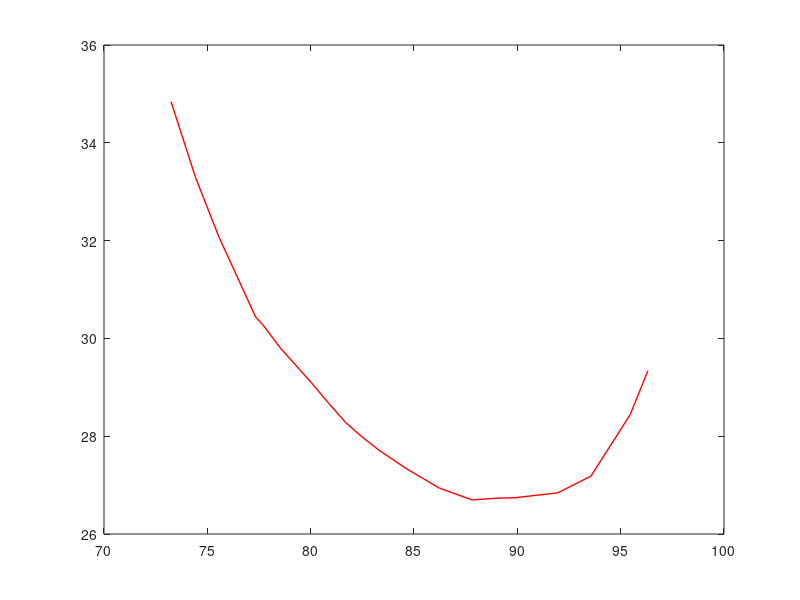

Reproduce this figure in MATLAB. (Note: this script raises an error after producing the figure.)
% Routine-2: (Imp: Don't clear workspace variables)
% This part of the routine generates the dense points for the updip (User defined) and downdip (Slab 2.0) traces of the Himalayan megathrust
% Important for calculating distance and assign depth values to the points in between the polygon (both updip and downdip)
% Depth for each point=(dtop/(dtop+dbotm))*(Dmax) : Dmax will be gathered from the depth values from downdip boundary of Slab 2.0 

% by D. Panda (19 Apr, 2023)

%%

addpath(genpath(pwd));

%%
% User provideed updip trace of the polygon boundary of Himalayas (May obtain from the Blocks software)

A=load("segments_him.txt");  % Load the txt file containing Lon, Lat values (i.e., Updip boundary)
lon=A(:,1);
lat=A(:,2);
plot(lon,lat,'r','LineWidth',1)

lon_lat_f=make_dense_points(A);  % Function "make_dense_points" adds multiple points in between the User given points
lon_lat_f(:,3)=0;    % Assign depth values to each points (0 = At surface)

figure (1)
scatter(lon_lat_f(:,1),lon_lat_f(:,2),25,'b','o')
title('Dense Updip Boundary')

%% Loaing the USGS Slab 2.0 grid file and removing the NaN points from the grid

file='him_slab2_dep_02.24.18.grd'   % Input Slab 2.0 file
[lon,lat,dep]=grdread2(file);
[x,y] = meshgrid(lon,lat);
figure (2)
scatter3(x(:),y(:),dep(:),5)
title('Himalaya USGS Slab 2.0 Grid')

% Finding Lat/Lon values with finite depth values (Removing the NaNs in the grid file)

lon2=x(:);
lat2=y(:);
dep2=dep(:);

a4=find(~isnan(dep2));
lon3=lon2(a4);
lat3=lat2(a4);
dep3=dep2(a4);
figure (3)
scatter(lon3,lat3,10)
title('Himalaya USGS Slab 2.0 Grid in 2D (No NaNs)')

%% Tracing the outline/boundary of the grid data points (or polygon)

sf = 1; % Shrinking factor [1 : Perfectly mimicks boundary; Can be lower to smoothen the outline, Maximum value can be 1]
k = boundary(lon3,lat3,sf); % Considered sf=1, to get dense points to calculate distance from updip/downdip boundary 
figure (4)
scatter(lon3,lat3,10)
hold on;
plot(lon3(k), lat3(k), 'r', 'LineWidth', 2);
title('Boundary/Outline for Himalaya USGS Slab 2.0 Grid')


%% Extracting Lat, Lon, Depth data for all the points along the Polygon boundary (Required to separate the downdip edge boundary) 
% Extracts the downdip edge boubdary as a function of depth values

data_botm=[lon3(k), lat3(k), dep3(k)];
lon_botm=data_botm(:,1);
lat_botm=data_botm(:,2);
dep_botm=data_botm(:,3)*(-1);  % Depths are considered positive
val=26.5;                      % Vary this value to check if the downdip boundary is selected properly

p=find(dep_botm>=val);
data_botm2=[lon_botm(p), lat_botm(p), dep_botm(p)];
figure (5)
plot(lon3(k), lat3(k), 'r', 'LineWidth', 1);
hold on
plot(data_botm2(:,1), data_botm2(:,2), '-bx', 'LineWidth', 1);
title('Downdip Edge boundary (Not Perfect)')

%% Manual step 1: Remove few points on either corner of the boundary for a perfect downdip boundary 

nw=[1:10];
ne=[length(data_botm2)-5:length(data_botm2)];
data_botm2([nw,ne],:)=[];
figure (6)
plot(lon3(k), lat3(k), 'r', 'LineWidth', 1);
hold on
plot(data_botm2(:,1), data_botm2(:,2), '-bx', 'LineWidth', 1);
title('Downdip Edge boundary (Perfect)')

%% Manual step 2: Have to add two points on the NE and NW corners to extend the downdip boundary  

ne_pt=[94.884,30.202];  % User given point to extend the existing Slab 2.0 boundary further NE
A=[data_botm2(1,1:2);ne_pt];
edge1=make_dense_points(A);  % Function "make_dense_points" adds multiple points in between the User given points
edge1=flipud(edge1);
edge1(:,3)=mean(data_botm2(:,3));  % The extended synthetic points are given a mean depth values of the downdip edge boundary from Slab 2.0

nw_pt=[74.126,35.454];  % User given point to extend the existing Slab 2.0 boundary further NW
A=[data_botm2(end,1:2);nw_pt];
edge2=make_dense_points(A);
edge2(:,3)=mean(data_botm2(:,3));

data_botm2=double([edge1;data_botm2;edge2]); % Convert all data points in to double

figure (7)
plot(lon3(k), lat3(k), 'r', 'LineWidth', 1);
hold on
plot(data_botm2(:,1), data_botm2(:,2), '-bx', 'LineWidth', 1);
title('Extended Downdip Edge boundary')


% Combine to form a polygon boundary with dense points

final_poly=[lon_lat_f;data_botm2];

% plot(final_poly(:,1),final_poly(:,2))








